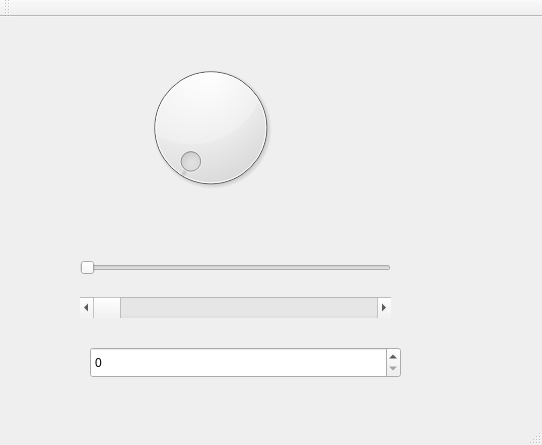
<?xml version="1.0" encoding="UTF-8"?>
<ui version="4.0">
 <class>MainWindow</class>
 <widget class="QMainWindow" name="MainWindow">
  <property name="geometry">
   <rect>
    <x>0</x>
    <y>0</y>
    <width>542</width>
    <height>445</height>
   </rect>
  </property>
  <property name="windowTitle">
   <string>MainWindow</string>
  </property>
  <widget class="QWidget" name="centralWidget">
   <widget class="QDial" name="dial">
    <property name="geometry">
     <rect>
      <x>100</x>
      <y>40</y>
      <width>221</width>
      <height>141</height>
     </rect>
    </property>
   </widget>
   <widget class="QSlider" name="horizontalSlider">
    <property name="geometry">
     <rect>
      <x>80</x>
      <y>240</y>
      <width>311</width>
      <height>21</height>
     </rect>
    </property>
    <property name="orientation">
     <enum>Qt::Horizontal</enum>
    </property>
   </widget>
   <widget class="QScrollBar" name="horizontalScrollBar">
    <property name="geometry">
     <rect>
      <x>80</x>
      <y>280</y>
      <width>311</width>
      <height>21</height>
     </rect>
    </property>
    <property name="orientation">
     <enum>Qt::Horizontal</enum>
    </property>
   </widget>
   <widget class="QSpinBox" name="spinBox">
    <property name="geometry">
     <rect>
      <x>90</x>
      <y>330</y>
      <width>311</width>
      <height>31</height>
     </rect>
    </property>
   </widget>
  </widget>
  <widget class="QMenuBar" name="menuBar">
   <property name="geometry">
    <rect>
     <x>0</x>
     <y>0</y>
     <width>542</width>
     <height>22</height>
    </rect>
   </property>
  </widget>
  <widget class="QToolBar" name="mainToolBar">
   <attribute name="toolBarArea">
    <enum>TopToolBarArea</enum>
   </attribute>
   <attribute name="toolBarBreak">
    <bool>false</bool>
   </attribute>
  </widget>
  <widget class="QStatusBar" name="statusBar"/>
 </widget>
 <layoutdefault spacing="6" margin="11"/>
 <resources/>
 <connections>
  <connection>
   <sender>dial</sender>
   <signal>valueChanged(int)</signal>
   <receiver>horizontalSlider</receiver>
   <slot>setValue(int)</slot>
   <hints>
    <hint type="sourcelabel">
     <x>210</x>
     <y>145</y>
    </hint>
    <hint type="destinationlabel">
     <x>235</x>
     <y>285</y>
    </hint>
   </hints>
  </connection>
  <connection>
   <sender>dial</sender>
   <signal>valueChanged(int)</signal>
   <receiver>horizontalScrollBar</receiver>
   <slot>setValue(int)</slot>
   <hints>
    <hint type="sourcelabel">
     <x>210</x>
     <y>145</y>
    </hint>
    <hint type="destinationlabel">
     <x>235</x>
     <y>325</y>
    </hint>
   </hints>
  </connection>
  <connection>
   <sender>dial</sender>
   <signal>valueChanged(int)</signal>
   <receiver>spinBox</receiver>
   <slot>setValue(int)</slot>
   <hints>
    <hint type="sourcelabel">
     <x>210</x>
     <y>145</y>
    </hint>
    <hint type="destinationlabel">
     <x>245</x>
     <y>380</y>
    </hint>
   </hints>
  </connection>
  <connection>
   <sender>horizontalSlider</sender>
   <signal>valueChanged(int)</signal>
   <receiver>dial</receiver>
   <slot>setValue(int)</slot>
   <hints>
    <hint type="sourcelabel">
     <x>235</x>
     <y>285</y>
    </hint>
    <hint type="destinationlabel">
     <x>210</x>
     <y>145</y>
    </hint>
   </hints>
  </connection>
  <connection>
   <sender>horizontalSlider</sender>
   <signal>valueChanged(int)</signal>
   <receiver>horizontalScrollBar</receiver>
   <slot>setValue(int)</slot>
   <hints>
    <hint type="sourcelabel">
     <x>235</x>
     <y>285</y>
    </hint>
    <hint type="destinationlabel">
     <x>235</x>
     <y>325</y>
    </hint>
   </hints>
  </connection>
  <connection>
   <sender>horizontalSlider</sender>
   <signal>valueChanged(int)</signal>
   <receiver>spinBox</receiver>
   <slot>setValue(int)</slot>
   <hints>
    <hint type="sourcelabel">
     <x>235</x>
     <y>285</y>
    </hint>
    <hint type="destinationlabel">
     <x>245</x>
     <y>380</y>
    </hint>
   </hints>
  </connection>
  <connection>
   <sender>horizontalScrollBar</sender>
   <signal>valueChanged(int)</signal>
   <receiver>dial</receiver>
   <slot>setValue(int)</slot>
   <hints>
    <hint type="sourcelabel">
     <x>235</x>
     <y>325</y>
    </hint>
    <hint type="destinationlabel">
     <x>210</x>
     <y>145</y>
    </hint>
   </hints>
  </connection>
  <connection>
   <sender>horizontalScrollBar</sender>
   <signal>valueChanged(int)</signal>
   <receiver>horizontalSlider</receiver>
   <slot>setValue(int)</slot>
   <hints>
    <hint type="sourcelabel">
     <x>235</x>
     <y>325</y>
    </hint>
    <hint type="destinationlabel">
     <x>235</x>
     <y>285</y>
    </hint>
   </hints>
  </connection>
  <connection>
   <sender>horizontalScrollBar</sender>
   <signal>valueChanged(int)</signal>
   <receiver>spinBox</receiver>
   <slot>setValue(int)</slot>
   <hints>
    <hint type="sourcelabel">
     <x>235</x>
     <y>325</y>
    </hint>
    <hint type="destinationlabel">
     <x>245</x>
     <y>380</y>
    </hint>
   </hints>
  </connection>
  <connection>
   <sender>spinBox</sender>
   <signal>valueChanged(int)</signal>
   <receiver>dial</receiver>
   <slot>setValue(int)</slot>
   <hints>
    <hint type="sourcelabel">
     <x>245</x>
     <y>380</y>
    </hint>
    <hint type="destinationlabel">
     <x>210</x>
     <y>145</y>
    </hint>
   </hints>
  </connection>
  <connection>
   <sender>spinBox</sender>
   <signal>valueChanged(int)</signal>
   <receiver>horizontalSlider</receiver>
   <slot>setValue(int)</slot>
   <hints>
    <hint type="sourcelabel">
     <x>245</x>
     <y>380</y>
    </hint>
    <hint type="destinationlabel">
     <x>235</x>
     <y>285</y>
    </hint>
   </hints>
  </connection>
  <connection>
   <sender>spinBox</sender>
   <signal>valueChanged(int)</signal>
   <receiver>horizontalScrollBar</receiver>
   <slot>setValue(int)</slot>
   <hints>
    <hint type="sourcelabel">
     <x>245</x>
     <y>380</y>
    </hint>
    <hint type="destinationlabel">
     <x>235</x>
     <y>325</y>
    </hint>
   </hints>
  </connection>
 </connections>
</ui>
